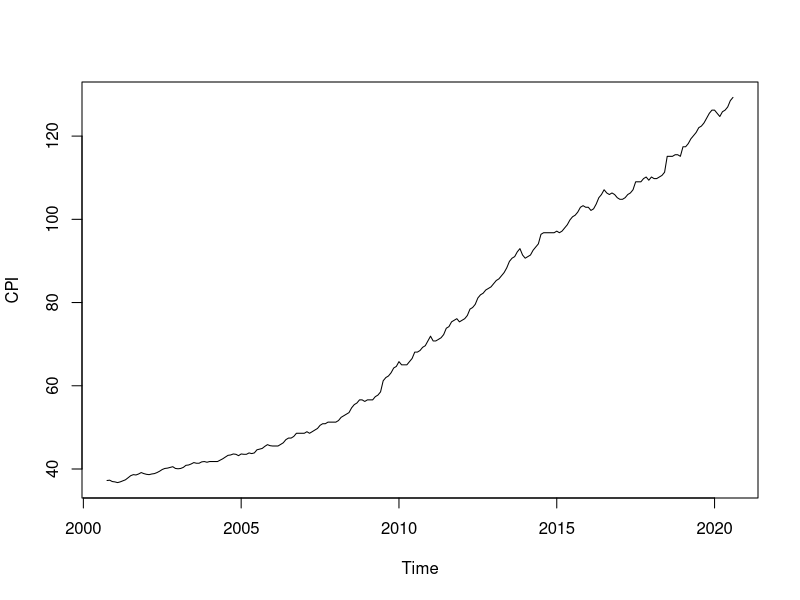
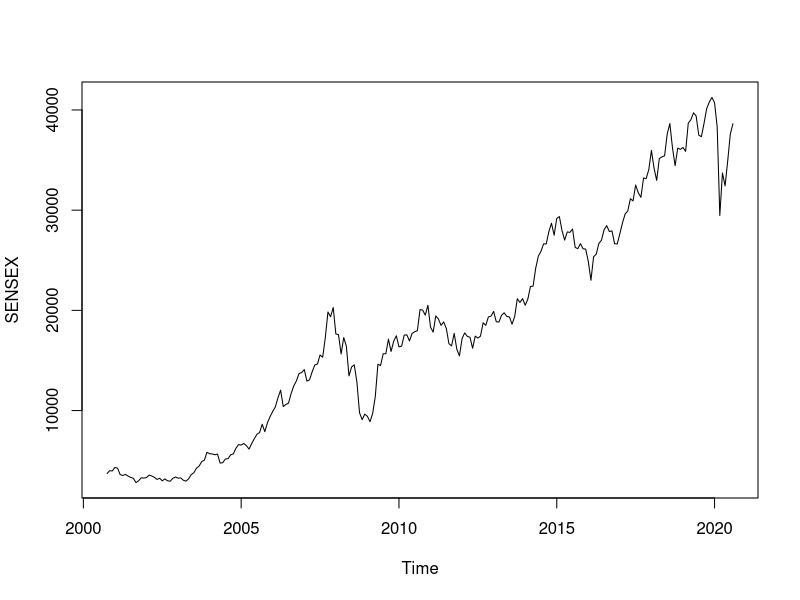
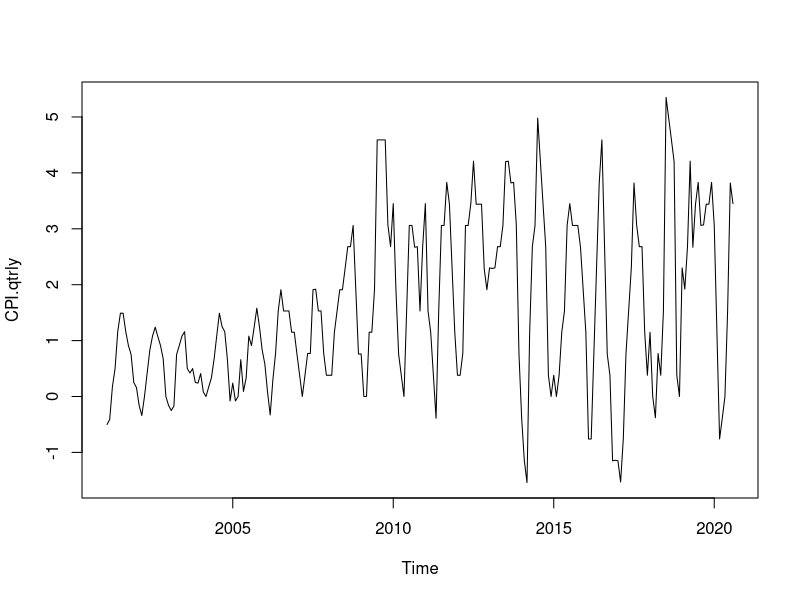
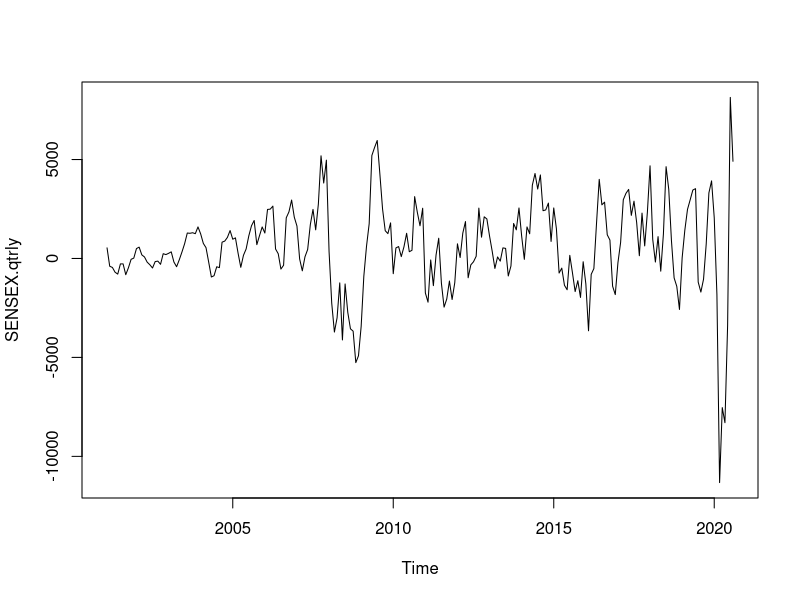
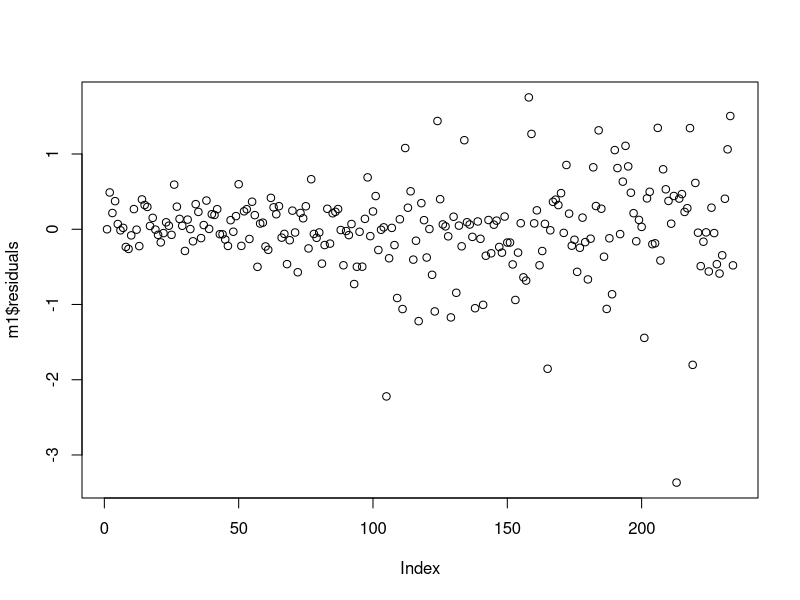
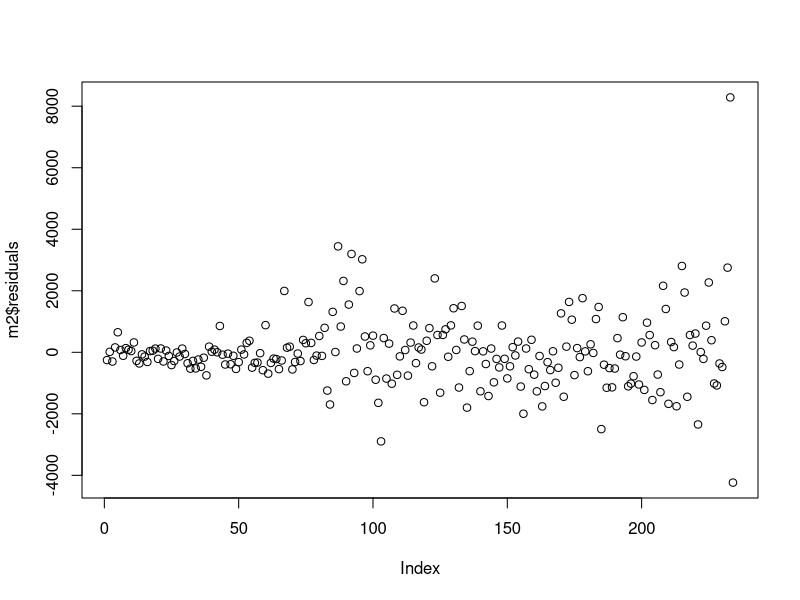
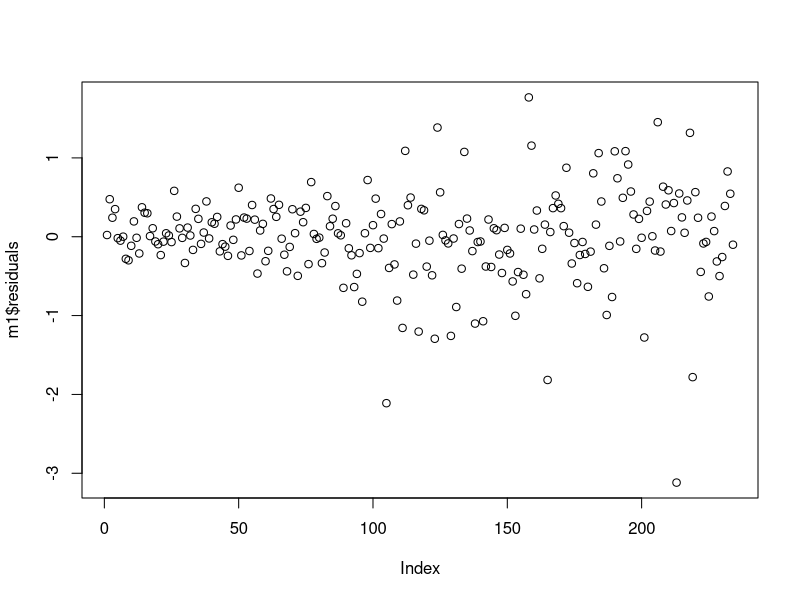
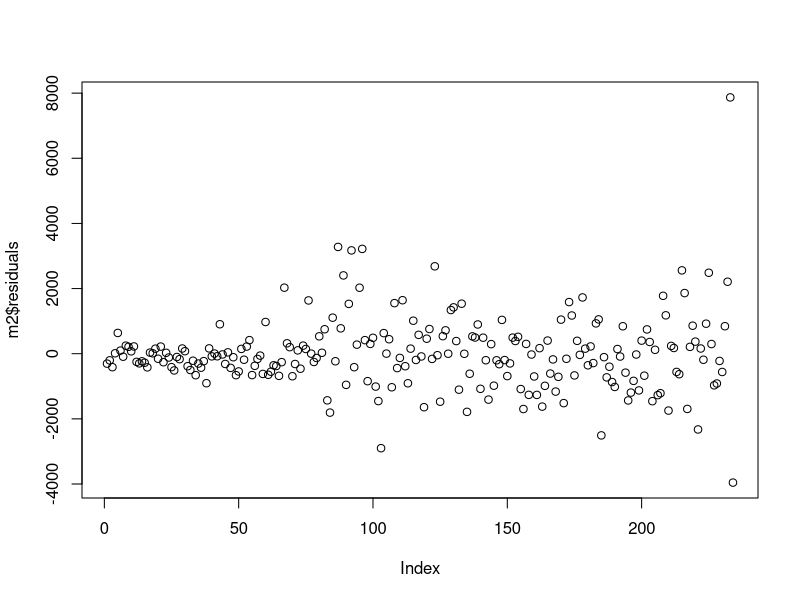

The R source for these figures, in order:
## ---- chunk 1
dat.gold <- read.csv("GoldUP.csv")
CPI.dat <- dat.gold$CPI
SENSEX.dat <- dat.gold$Sensex

CPI.dat <- ts(CPI.dat, start = c(2000,10),  frequency = 12)
SENSEX.dat <- ts(SENSEX.dat, start = c(2000,10),  frequency = 12)
## ---- chunk 2
## CPI Data
summary(CPI.dat)

# SENSEX Data
summary(SENSEX.dat)
## ---- chunk 3

    library(tseries)


    # Test for Stationarity
    plot.ts(CPI.dat, ylab = "CPI")
    adf.test(CPI.dat)
## ---- chunk 4

    # Test for Stationarity
    plot.ts(SENSEX.dat, ylab = "SENSEX")
    adf.test(SENSEX.dat)
## ---- chunk 5
library(lmtest)

grangertest(CPI.dat, SENSEX.dat)
grangertest(SENSEX.dat, CPI.dat)
## ---- chunk 6

# For CPI
CPI.qtrly <- diff(CPI.dat, lag = 4)
plot.ts(CPI.qtrly)
adf.test(CPI.qtrly)

# For SENSEX
SENSEX.qtrly <- diff(SENSEX.dat, lag = 4)
plot.ts(SENSEX.qtrly)
adf.test(SENSEX.qtrly)
## ---- chunk 7

# Preparing the data
Y <- CPI.dat
X <- SENSEX.dat
# Computing Lags
Y.lag1 <- stats::lag(Y)
X.lag1 <- stats::lag(X)
Y.lag2 <- stats::lag(Y, k=2)
X.lag2 <- stats::lag(X, k=2)
Y.lag3 <- stats::lag(Y, k=3)
X.lag3 <- stats::lag(X, k=3)
Y.lag4 <- stats::lag(Y, k=4)
X.lag4 <- stats::lag(X, k=4)

# Fixing the lags
X <- X[1:(length(X)-5)]
X.lag1 <- X.lag1[2:(length(X.lag1)-4)]
X.lag2 <- X.lag2[3:(length(X.lag2)-3)]
X.lag3 <- X.lag3[4:(length(X.lag3)-2)]
X.lag4 <- X.lag4[5:(length(X.lag4)-1)]

Y <- Y[1:(length(Y)-5)]
Y.lag1 <- Y.lag1[2:(length(Y.lag1)-4)]
Y.lag2 <- Y.lag2[3:(length(Y.lag2)-3)]
Y.lag3 <- Y.lag3[4:(length(Y.lag3)-2)]
Y.lag4 <- Y.lag4[5:(length(Y.lag4)-1)]

## Direction 1 
m1 <- lm(Y~X+Y.lag1+Y.lag2+Y.lag3+Y.lag4)
summary(m1)

# Directrion 2
m2 <- lm(X~Y+X.lag1+X.lag2+X.lag3+X.lag4)
summary(m2)
## ---- chunk 8
# For Direction - 1
plot(m1$residuals)
adf.test(m1$residuals)

# For Direction - 2
plot(m2$residuals)
adf.test(m2$residuals)
## ---- chunk 9

## Direction 1 
m1 <- lm(Y~X+X.lag1+Y.lag1+Y.lag2+Y.lag3+Y.lag4)
# For Direction - 1
plot(m1$residuals)
adf.test(m1$residuals)
summary(m1)

## Directrion 2
m2 <- lm(X~Y+Y.lag1+X.lag1+X.lag2+X.lag3+X.lag4)
# For Direction - 2
plot(m2$residuals)
adf.test(m2$residuals)
summary(m2)


## ---- chunk 10

## Direction 1 
m1 <- lm(Y~X.lag1+X.lag2+X.lag3+X.lag4+Y.lag1+Y.lag2+Y.lag3+Y.lag4)
summary(m1)
plot(m1$residuals)
adf.test(m1$residuals)

## Direction 2 
m2 <- lm(X~Y.lag1+Y.lag2+Y.lag3+Y.lag4+X.lag1+X.lag2+X.lag3+X.lag4)
summary(m2)
plot(m2$residuals)
adf.test(m2$residuals)
## ---- chunk 11

# For Direction - 1
plot(m1$residuals, ylab = "Residuals", main = "CPI on SENSEX")
adf.test(m1$residuals)

# For Direction - 2
plot(m2$residuals, ylab = "Residuals", main = "SENSEX on CPI")
adf.test(m2$residuals)
## ---- chunk 12
# Observing the data
plot(X,Y)
plot(X,Y.lag1)
plot(X,Y.lag2)
plot(X,Y.lag3)
plot(X,Y.lag4)
## ---- chunk 13
# Observing the data
plot(Y,X)
plot(Y,X.lag1)
plot(Y,X.lag2)
plot(Y,X.lag3)
plot(Y,X.lag4)
## ---- chunk 14

# Preparing the data
Y <- SENSEX.dat
X <- CPI.dat

a = 1
b = 1
c = 1
breakingPoint <- 100

der_a <- function(X,Y,a,b,c){
  ret <- 0 
  for(i in 1:length(X)){
    if(Y[i]-(a*X[i]^2 + b*X[i] + c) >0){
      ret <- ret -  X[i]^2
    }else{
      ret <- ret +   X[i]^2
    }
    }
  return(ret/length(X))
}
der_b <- function(X,Y,a,b,c){
  ret <- 0 
  for(i in 1:length(X)){
    if(Y[i]-(a*X[i]^2 + b*X[i] + c) >0){
      ret <- ret -  X[i]
    }else{
      ret <- ret +   X[i]
    }
    }
  return(ret/length(X))
}
der_c <- function(X,Y,a,b,c){
  ret <- 0 
  for(i in 1:length(X)){
    if(Y[i]-(a*X[i]^2 + b*X[i] + c) >0){
      ret <- ret -  1
    }else{
      ret <- ret +   1
    }
    }
  return(ret/length(X))
}

# part - 1
X1 <- X[which(X<breakingPoint)]
Y1 <- Y[which(X<breakingPoint)]
n = 10
lr = 1e-4
for(i in 1:n){
  a_n <- a - lr*der_a(X1,Y1,a,b,c)
  b_n <- b - lr*der_b(X1,Y1,a,b,c)
  c_n <- c - lr*der_c(X1,Y1,a,b,c)
  a <- a_n
  b <- b_n
  c <- c_n
}

py <- a*X^2 + b*X + c

plot(X,Y)
lines(as.numeric(X),as.numeric(py),col = "red")
print(paste("a = ",a,"b = ",b,"c = ",c))

# part -2
der_inv_a <- function(X,Y,a,b,c){
  ret <- 0 
  for(i in 1:length(X)){
    sqrt_term <- sqrt(b^2 - 4*a*(c-Y[i]))
    if(X[i]+((b/(2*a)) - sqrt(b^2 - 4*a*(c-Y[i]))/(2*a)) >0){
      
      ret <- ret -  b/(2*a^2) + (-b + 2*sqrt_term - 4*a*(c-Y[i])/sqrt_term)/(2*a^2)
    }else{
      ret <- ret +  b/(2*a^2) + (-b + 2*sqrt_term - 4*a*(c-Y[i])/sqrt_term)/(2*a^2)
    }
    }
  return(ret/length(X))
}
der_inv_b <- function(X,Y,a,b,c){
  ret <- 0 
  for(i in 1:length(X)){
    sqrt_term <- sqrt(b^2 - 4*a*(c-Y[i]))
    if(X[i]+((b/(2*a)) - sqrt(b^2 - 4*a*(c-Y[i]))/(2*a)) >0){
      
      ret <- ret +  (1/(2*a))*(1 + b/(a*sqrt_term))
    }else{
      ret <- ret -  (1/(2*a))*(1 + b/(a*sqrt_term))
    }
    }
  return(ret/length(X))
}
der_inv_c <- function(X,Y,a,b,c){
  ret <- 0 
  for(i in 1:length(X)){
    sqrt_term <- sqrt(b^2 - 4*a*(c-Y[i]))
    if(X[i]+((b/(2*a)) - sqrt(b^2 - 4*a*(c-Y[i]))/(2*a)) >0){
      
      ret <- ret +  (1/sqrt_term)
    }else{
      ret <- ret -  (1/sqrt_term)
    }
    }
  return(ret/length(X))
}

X2 <- X[which(X>=breakingPoint)]
Y2 <- Y[which(X>=breakingPoint)]

for(i in 1:n){
  a_n <- a - lr*der_inv_a(X2,Y2,a,b,c)
  b_n <- b - lr*der_inv_b(X2,Y2,a,b,c)
  c_n <- c - lr*der_inv_c(X2,Y2,a,b,c)
  a <- a_n
  b <- b_n
  c <- c_n
}


p2y <- a*X^2 + b*X + c

plot(X,Y, xlab = "CPI", ylab = "SENSEX", main = "L1 Norm Optimisation", cex.main = 2)
lines(as.numeric(X),as.numeric(py),col = "red")
lines(as.numeric(X),as.numeric(p2y),col = "blue")
legend("right", c(
  "Half run",
  "Full run"
),
fill = c(
  "red",
  "blue"
))

print(paste("a = ",a,"b = ",b,"c = ",c))
## ---- chunk 15
plot(Y-p2y,type = "p")
adf.test(Y-p2y)

r.squared <- function(Y, Ypreds,p=1){
  num <- sum((Y-Ypreds)^2)
  den <- sum((Y-mean(Y))^2)
  n <- length(Y)
  r2 <- 1-num/den
  return(1-(1-r2)*((n-1)/(n-p-1)))
}

r.squared(Y,p2y)
